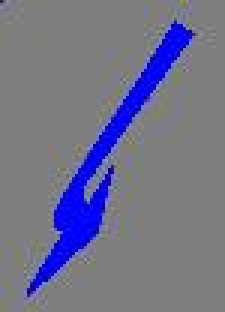
#> input picture template/Left.jpg, 75 x 104 px (shown 3 times larger); its folder holds only this picture in this run
$ python main.py
#> lines starting #> are read from the running program, lines starting #| are printed output that depends on the picture; after the words box and inside, x2 and y2 are one past the last pixel; in counts of white or black regions, pixels touching at a corner belong together
import numpy as np
import cv2
from os import walk
import os
import matplotlib.pyplot as plt

path = 'template'
images = []
for (dirpath, dirnames, filenames) in walk(path):
    images.extend(filenames)
    break

for image in images:
    img = cv2.imread(os.path.join(path,image))
#> img is the input picture: shape (104, 75, 3); mean B, G, R 139, 114.7, 114.5

    # convert the image to grayscale format
    img_gray = cv2.cvtColor(img, cv2.COLOR_BGR2GRAY)
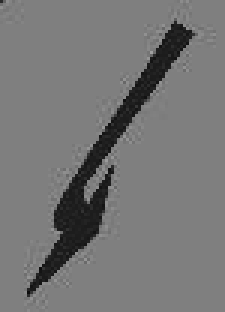
#> img_gray: shape (104, 75) (shown 3 times larger); min 12, max 161, mean 117.4

    # leave only arrow
    ret,arrow = cv2.threshold(img_gray,80,255,cv2.THRESH_BINARY_INV)
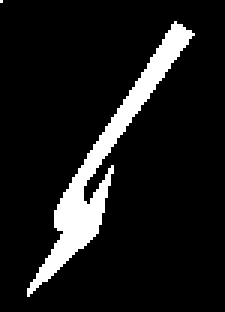
#> arrow: shape (104, 75) (shown 3 times larger); 10% white; 2 white regions (1 under 20 px), largest, box (x1, y1, x2, y2) and area: (9, 7, 65, 99) 776

    # skeltonization
    thinned = cv2.ximgproc.thinning(arrow.astype(np.uint8))
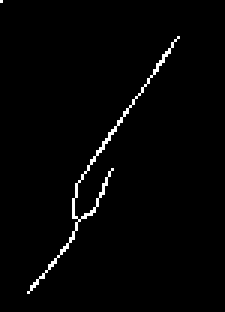
#> thinned: shape (104, 75) (shown 3 times larger); 1.7% white in thin lines or dots, all inside (x1, y1, x2, y2) = (0, 0, 60, 98)

    contours, hierarchy = cv2.findContours(image=thinned, mode=cv2.RETR_TREE, method=cv2.CHAIN_APPROX_NONE)
#> contours = 2 contours, 1 with area under 20; largest, box (x1, y1, x2, y2) and area: (9, 12, 60, 98) 26

    # keep only the main contour (ignore noise)
    contour = max(contours, key=len)
#> contour = contour of 209 points, box (x1, y1, x2, y2) (9, 12, 60, 98), area 26

    # simplify the contour using Douglas
    epsilon = 0.01*cv2.arcLength(contour,True)
#> epsilon = 2.61
    approx = cv2.approxPolyDP(contour,epsilon,True)
#> approx = [[59, 12], [25, 61], [25, 76], [9, 97], [31, 70], [37, 56], [26, 73], [25, 61]]

    drawing = np.zeros(np.shape(img)[:-1])
    cv2.drawContours(drawing,[approx],0,255,1)
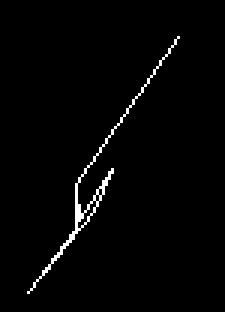
#> drawing: shape (104, 75) float64 (shown 3 times larger); 1.8% white in thin lines or dots, all inside (x1, y1, x2, y2) = (9, 12, 60, 98)
    print('next')
    #TODO: check the point where the orientation changes, and compute the consine value between angles.

    cv2.imshow('skeleton arrow', drawing)
    cv2.waitKey(0)

    cv2.destroyAllWindows()

$ run again, on template/Left_Right.jpg
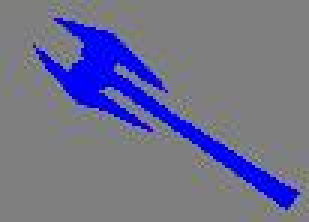
#> input picture template/Left_Right.jpg, 103 x 74 px (shown 3 times larger)
#> img is the input picture: shape (74, 103, 3); mean B, G, R 141.6, 111.9, 111.6
#> `ret,arrow = cv2.threshold(img_gray,80,255,cv2.THRESH_BINARY_INV)`:
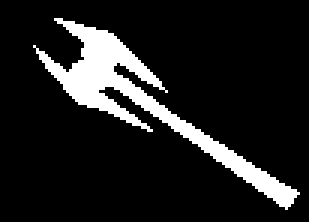
#> arrow: shape (74, 103) (shown 3 times larger); 12.2% white; 1 white region, box (x1, y1, x2, y2) and area: (11, 6, 100, 70) 932
#> thinned: shape (74, 103); 2.4% white in thin lines or dots, all inside (x1, y1, x2, y2) = (11, 6, 95, 65)
#> contours = 1 contour; box (x1, y1, x2, y2) and area: (11, 6, 95, 65) 28
#> contour = contour of 305 points, box (x1, y1, x2, y2) (11, 6, 95, 65), area 28
#> epsilon = 3.79
#> approx = contour of 12 points, box (x1, y1, x2, y2) (11, 6, 95, 65), area 78
#> `cv2.drawContours(drawing,[approx],0,255,1)`:
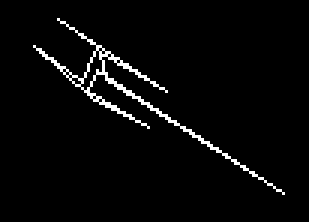
#> drawing: shape (74, 103) float64 (shown 3 times larger); 3.1% white in thin lines or dots, all inside (x1, y1, x2, y2) = (11, 6, 95, 65)

$ run again, on template/Right.jpg
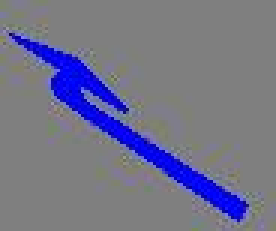
#> input picture template/Right.jpg, 92 x 77 px (shown 3 times larger)
#> img is the input picture: shape (77, 92, 3); mean B, G, R 138.6, 115.1, 115
#> `ret,arrow = cv2.threshold(img_gray,80,255,cv2.THRESH_BINARY_INV)`:
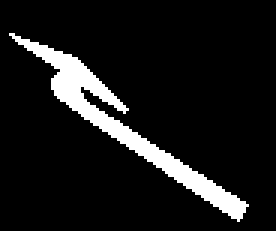
#> arrow: shape (77, 92) (shown 3 times larger); 9.6% white; 1 white region, box (x1, y1, x2, y2) and area: (3, 11, 83, 74) 678
#> thinned: shape (77, 92); 1.8% white in thin lines or dots, all inside (x1, y1, x2, y2) = (4, 12, 79, 70)
#> contours = 1 contour; box (x1, y1, x2, y2) and area: (4, 12, 79, 70) 24
#> contour = contour of 201 points, box (x1, y1, x2, y2) (4, 12, 79, 70), area 24
#> epsilon = 2.52
#> approx = contour of 9 points, box (x1, y1, x2, y2) (4, 12, 79, 70), area 32
#> `cv2.drawContours(drawing,[approx],0,255,1)`:
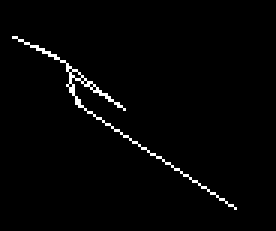
#> drawing: shape (77, 92) float64 (shown 3 times larger); 1.8% white in thin lines or dots, all inside (x1, y1, x2, y2) = (4, 12, 79, 70)
